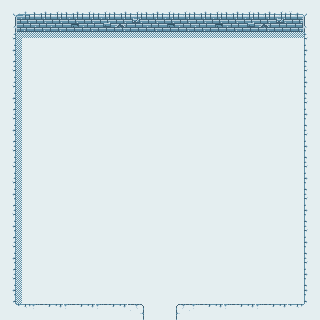

Tiled map render using the project's own tile images. Description and the whole map definition, tile-layer contents included, below:
An orthogonal 20x20 tile map with 16x16 px tiles, 4 tile layers (floor, shadow, wall1, wall2).

<map version="1.0" tiledversion="1.0.3" orientation="orthogonal" renderorder="right-down" width="20" height="20" tilewidth="16" tileheight="16" nextobjectid="1">
 <tileset firstgid="1" name="sampletileset" tilewidth="16" tileheight="16" tilecount="256" columns="16">
  <image source="sampletileset.png" width="256" height="256" />
 </tileset>
 <layer name="floor" width="20" height="20">
  <data encoding="csv">
21,21,21,21,21,21,21,21,21,21,21,21,21,21,21,21,21,21,21,21,
21,21,21,21,21,21,21,21,21,21,21,21,21,21,21,21,21,21,21,21,
21,21,21,21,21,21,21,21,21,21,21,21,21,21,21,21,21,21,21,21,
21,21,21,21,21,21,21,21,21,21,21,21,21,21,21,21,21,21,21,21,
21,21,21,21,21,21,21,21,21,21,21,21,21,21,21,21,21,21,21,21,
21,21,21,21,21,21,21,21,21,21,21,21,21,21,21,21,21,21,21,21,
21,21,21,21,21,21,21,21,21,21,21,21,21,21,21,21,21,21,21,21,
21,21,21,21,21,21,21,21,21,21,21,21,21,21,21,21,21,21,21,21,
21,21,21,21,21,21,21,21,21,21,21,21,21,21,21,21,21,21,21,21,
21,21,21,21,21,21,21,21,21,21,21,21,21,21,21,21,21,21,21,21,
21,21,21,21,21,21,21,21,21,21,21,21,21,21,21,21,21,21,21,21,
21,21,21,21,21,21,21,21,21,21,21,21,21,21,21,21,21,21,21,21,
21,21,21,21,21,21,21,21,21,21,21,21,21,21,21,21,21,21,21,21,
21,21,21,21,21,21,21,21,21,21,21,21,21,21,21,21,21,21,21,21,
21,21,21,21,21,21,21,21,21,21,21,21,21,21,21,21,21,21,21,21,
21,21,21,21,21,21,21,21,21,21,21,21,21,21,21,21,21,21,21,21,
21,21,21,21,21,21,21,21,21,21,21,21,21,21,21,21,21,21,21,21,
21,21,21,21,21,21,21,21,21,21,21,21,21,21,21,21,21,21,21,21,
21,21,21,21,21,21,21,21,21,21,21,21,21,21,21,21,21,21,21,21,
21,21,21,21,21,21,21,21,21,21,21,21,21,21,21,21,21,21,21,21
</data>
 </layer>
 <layer name="shadow" width="20" height="20">
  <data encoding="csv">
0,0,0,0,0,0,0,0,0,0,0,0,0,0,0,0,0,0,0,0,
0,0,0,0,0,0,0,0,0,0,0,0,0,0,0,0,0,0,0,0,
0,33,34,34,34,34,34,34,34,34,34,34,34,34,34,34,34,34,34,0,
0,49,0,0,0,0,0,0,0,0,0,0,0,0,0,0,0,0,0,0,
0,49,0,0,0,0,0,0,0,0,0,0,0,0,0,0,0,0,0,0,
0,49,0,0,0,0,0,0,0,0,0,0,0,0,0,0,0,0,0,0,
0,49,0,0,0,0,0,0,0,0,0,0,0,0,0,0,0,0,0,0,
0,49,0,0,0,0,0,0,0,0,0,0,0,0,0,0,0,0,0,0,
0,49,0,0,0,0,0,0,0,0,0,0,0,0,0,0,0,0,0,0,
0,49,0,0,0,0,0,0,0,0,0,0,0,0,0,0,0,0,0,0,
0,49,0,0,0,0,0,0,0,0,0,0,0,0,0,0,0,0,0,0,
0,49,0,0,0,0,0,0,0,0,0,0,0,0,0,0,0,0,0,0,
0,49,0,0,0,0,0,0,0,0,0,0,0,0,0,0,0,0,0,0,
0,49,0,0,0,0,0,0,0,0,0,0,0,0,0,0,0,0,0,0,
0,49,0,0,0,0,0,0,0,0,0,0,0,0,0,0,0,0,0,0,
0,49,0,0,0,0,0,0,0,0,0,0,0,0,0,0,0,0,0,0,
0,49,0,0,0,0,0,0,0,0,0,0,0,0,0,0,0,0,0,0,
0,49,0,0,0,0,0,0,0,0,0,0,0,0,0,0,0,0,0,0,
0,49,0,0,0,0,0,0,0,0,0,0,0,0,0,0,0,0,0,0,
0,0,0,0,0,0,0,0,0,0,0,0,0,0,0,0,0,0,0,0
</data>
 </layer>
 <layer name="wall1" width="20" height="20">
  <data encoding="csv">
10,1,2,3,2,3,3,2,3,2,3,3,2,3,2,3,2,3,4,11,
26,17,23,23,19,18,24,7,8,18,19,23,23,19,18,24,7,8,20,27,
42,0,0,0,0,0,0,0,0,0,0,0,0,0,0,0,0,0,0,43,
58,0,0,0,0,0,0,0,0,0,0,0,0,0,0,0,0,0,0,59,
42,0,0,0,0,0,0,0,0,0,0,0,0,0,0,0,0,0,0,43,
42,0,0,0,0,0,0,0,0,0,0,0,0,0,0,0,0,0,0,59,
58,0,0,0,0,0,0,0,0,0,0,0,0,0,0,0,0,0,0,43,
42,0,0,0,0,0,0,0,0,0,0,0,0,0,0,0,0,0,0,59,
58,0,0,0,0,0,0,0,0,0,0,0,0,0,0,0,0,0,0,43,
42,0,0,0,0,0,0,0,0,0,0,0,0,0,0,0,0,0,0,59,
42,0,0,0,0,0,0,0,0,0,0,0,0,0,0,0,0,0,0,43,
42,0,0,0,0,0,0,0,0,0,0,0,0,0,0,0,0,0,0,59,
58,0,0,0,0,0,0,0,0,0,0,0,0,0,0,0,0,0,0,43,
42,0,0,0,0,0,0,0,0,0,0,0,0,0,0,0,0,0,0,59,
58,0,0,0,0,0,0,0,0,0,0,0,0,0,0,0,0,0,0,43,
42,0,0,0,0,0,0,0,0,0,0,0,0,0,0,0,0,0,0,59,
58,0,0,0,0,0,0,0,0,0,0,0,0,0,0,0,0,0,0,43,
42,0,0,0,0,0,0,0,0,0,0,0,0,0,0,0,0,0,0,59,
58,0,0,0,0,0,0,0,0,0,0,0,0,0,0,0,0,0,0,59,
0,73,56,57,56,57,56,57,41,0,0,40,56,57,56,57,56,57,73,0
</data>
 </layer>
 <layer name="wall2" width="20" height="20">
  <data encoding="csv">
0,0,0,0,0,0,0,0,0,0,0,0,0,0,0,0,0,0,0,0,
0,0,0,0,0,0,0,0,0,0,0,0,0,0,0,0,0,0,0,0,
0,0,0,0,0,0,0,0,0,0,0,0,0,0,0,0,0,0,0,0,
0,0,0,0,0,0,0,0,0,0,0,0,0,0,0,0,0,0,0,0,
0,0,0,0,0,0,0,0,0,0,0,0,0,0,0,0,0,0,0,0,
0,0,0,0,0,0,0,0,0,0,0,0,0,0,0,0,0,0,0,0,
0,0,0,0,0,0,0,0,0,0,0,0,0,0,0,0,0,0,0,0,
0,0,0,0,0,0,0,0,0,0,0,0,0,0,0,0,0,0,0,0,
0,0,0,0,0,0,0,0,0,0,0,0,0,0,0,0,0,0,0,0,
0,0,0,0,0,0,0,0,0,0,0,0,0,0,0,0,0,0,0,0,
0,0,0,0,0,0,0,0,0,0,0,0,0,0,0,0,0,0,0,0,
0,0,0,0,0,0,0,0,0,0,0,0,0,0,0,0,0,0,0,0,
0,0,0,0,0,0,0,0,0,0,0,0,0,0,0,0,0,0,0,0,
0,0,0,0,0,0,0,0,0,0,0,0,0,0,0,0,0,0,0,0,
0,0,0,0,0,0,0,0,0,0,0,0,0,0,0,0,0,0,0,0,
0,0,0,0,0,0,0,0,0,0,0,0,0,0,0,0,0,0,0,0,
0,0,0,0,0,0,0,0,0,0,0,0,0,0,0,0,0,0,0,0,
0,0,0,0,0,0,0,0,0,0,0,0,0,0,0,0,0,0,0,0,
0,0,0,0,0,0,0,0,0,0,0,0,0,0,0,0,0,0,0,0,
0,0,0,0,0,0,0,0,0,0,0,0,0,0,0,0,0,0,0,0
</data>
 </layer>
</map>
